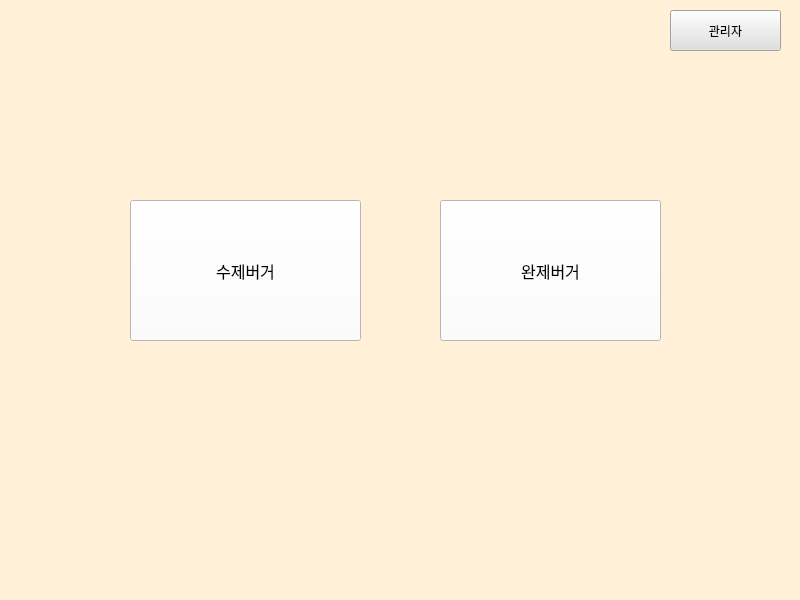
<?xml version="1.0" encoding="UTF-8"?>
<ui version="4.0">
 <class>MainWindow</class>
 <widget class="QMainWindow" name="MainWindow">
  <property name="geometry">
   <rect>
    <x>0</x>
    <y>0</y>
    <width>800</width>
    <height>600</height>
   </rect>
  </property>
  <property name="font">
   <font>
    <family>Helvetica</family>
   </font>
  </property>
  <property name="windowTitle">
   <string>MainWindow</string>
  </property>
  <property name="styleSheet">
   <string notr="true">background-color: rgb(255, 240, 215);</string>
  </property>
  <widget class="QWidget" name="centralwidget">
   <widget class="QPushButton" name="chef_burger">
    <property name="geometry">
     <rect>
      <x>130</x>
      <y>200</y>
      <width>231</width>
      <height>141</height>
     </rect>
    </property>
    <property name="font">
     <font>
      <family>문체부 제목 바탕체</family>
      <pointsize>12</pointsize>
     </font>
    </property>
    <property name="styleSheet">
     <string notr="true">background-color: rgb(255, 255, 255);
</string>
    </property>
    <property name="text">
     <string>수제버거</string>
    </property>
   </widget>
   <widget class="QPushButton" name="my_burger">
    <property name="geometry">
     <rect>
      <x>440</x>
      <y>200</y>
      <width>221</width>
      <height>141</height>
     </rect>
    </property>
    <property name="font">
     <font>
      <family>문체부 제목 바탕체</family>
      <pointsize>12</pointsize>
     </font>
    </property>
    <property name="styleSheet">
     <string notr="true">background-color: rgb(255, 255, 255);</string>
    </property>
    <property name="text">
     <string>완제버거</string>
    </property>
   </widget>
   <widget class="QPushButton" name="admin">
    <property name="geometry">
     <rect>
      <x>670</x>
      <y>10</y>
      <width>111</width>
      <height>41</height>
     </rect>
    </property>
    <property name="font">
     <font>
      <family>문체부 제목 바탕체</family>
     </font>
    </property>
    <property name="styleSheet">
     <string notr="true">
background-color: rgb(224, 224, 224);</string>
    </property>
    <property name="text">
     <string>관리자</string>
    </property>
   </widget>
  </widget>
  <widget class="QMenuBar" name="menubar">
   <property name="geometry">
    <rect>
     <x>0</x>
     <y>0</y>
     <width>800</width>
     <height>17</height>
    </rect>
   </property>
  </widget>
  <widget class="QStatusBar" name="statusbar"/>
 </widget>
 <resources/>
 <connections/>
</ui>
